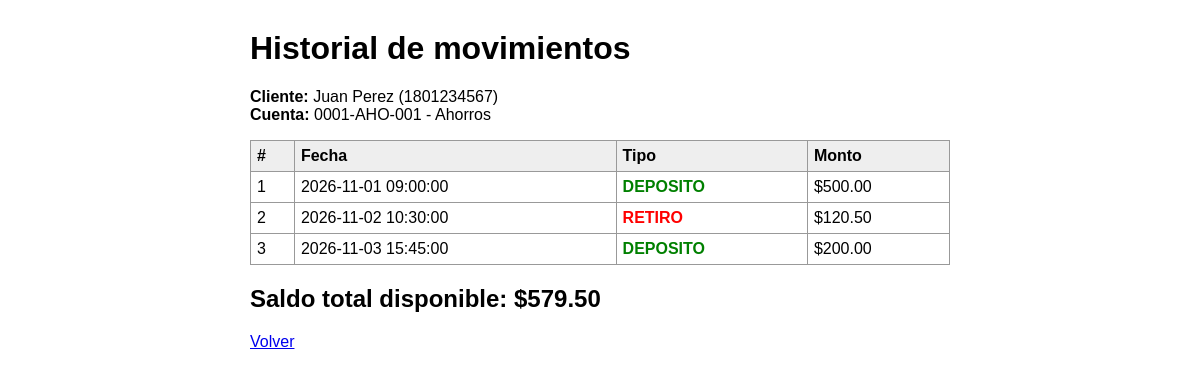
The app's page /banco/historial.php?id_cuenta=1 with its own data.
### tables this page shows
CREATE TABLE cuentas (
  id_cuenta INT AUTO_INCREMENT PRIMARY KEY,
  numero_cuenta VARCHAR(20) NOT NULL UNIQUE,
  tipo VARCHAR(20) NOT NULL,
  id_cliente INT NOT NULL,
  FOREIGN KEY (id_cliente) REFERENCES clientes(id_cliente)
);

CREATE TABLE clientes (
  id_cliente INT AUTO_INCREMENT PRIMARY KEY,
  nombre VARCHAR(100) NOT NULL,
  cedula VARCHAR(10) NOT NULL UNIQUE
);

CREATE TABLE movimientos (
  id_movimiento INT AUTO_INCREMENT PRIMARY KEY,
  id_cuenta INT NOT NULL,
  tipo ENUM('DEPOSITO','RETIRO') NOT NULL,
  monto DECIMAL(12,2) NOT NULL CHECK (monto > 0),
  fecha TIMESTAMP DEFAULT CURRENT_TIMESTAMP,
  FOREIGN KEY (id_cuenta) REFERENCES cuentas(id_cuenta)
);

### banco/historial.php (the view, shortened to what this page needs)
<?php
require "conexion.php";
$id_cuenta = (int)($_GET['id_cuenta'] ?? 0);
$st = $conn->prepare("SELECT c.numero_cuenta, c.tipo, cl.nombre, cl.cedula
                      FROM cuentas c JOIN clientes cl ON cl.id_cliente = c.id_cliente
                      WHERE c.id_cuenta = ?");
$st->bind_param("i", $id_cuenta);
$st->execute();
$cuenta = $st->get_result()->fetch_assoc();
$st = $conn->prepare("SELECT id_movimiento, tipo, monto, fecha FROM movimientos
                      WHERE id_cuenta = ? ORDER BY fecha, id_movimiento");
$st->bind_param("i", $id_cuenta);
$st->execute();
$movs = $st->get_result();
$saldo = 0;
?>
<!DOCTYPE html>
<html lang="es">
<head>
<link rel="stylesheet" href="estilos.css">
</head>
<body>
<h1>Historial de movimientos</h1>
<p><b>Cliente:</b> <?= htmlspecialchars($cuenta['nombre']) ?> (<?= $cuenta['cedula'] ?>)<br>
   <b>Cuenta:</b> <?= $cuenta['numero_cuenta'] ?> - <?= $cuenta['tipo'] ?></p>
<table>
  <tr><th>#</th><th>Fecha</th><th>Tipo</th><th>Monto</th></tr>
  <?php while ($m = $movs->fetch_assoc()):
      $saldo += ($m['tipo'] == 'DEPOSITO') ? $m['monto'] : -$m['monto']; ?>
  <tr>
    <td><?= $m['id_movimiento'] ?></td>
    <td><?= $m['fecha'] ?></td>
    <td class="<?= $m['tipo'] == 'DEPOSITO' ? 'dep' : 'ret' ?>"><?= $m['tipo'] ?></td>
    <td>$<?= number_format($m['monto'], 2) ?></td>
  </tr>
  <?php endwhile; ?>
</table>
<h2>Saldo total disponible: $<?= number_format($saldo, 2) ?></h2>
<a href="index.php">Volver</a>
</body>
</html>

### banco/estilos.css (style rules this page uses)
body { font-family: Arial, sans-serif; max-width: 700px; margin: 30px auto; }
table { border-collapse: collapse; width: 100%; }
th, td { border: 1px solid #999; padding: 6px; text-align: left; }
th { background: #eee; }
.dep { color: green; font-weight: bold; }
.ret { color: red; font-weight: bold; }

### records on screen
cuentas: id_cliente.nombre "Juan Perez", id_cliente.cedula "1801234567", numero_cuenta "0001-AHO-001", tipo "Ahorros"
movimientos: id_movimiento "1", fecha "2026-11-01 09:00:00", tipo "DEPOSITO", monto "500.00"
movimientos: id_movimiento "2", fecha "2026-11-02 10:30:00", tipo "RETIRO", monto "120.50"
movimientos: id_movimiento "3", fecha "2026-11-03 15:45:00", tipo "DEPOSITO", monto "200.00"

### other values on screen
$saldo "579.50"
